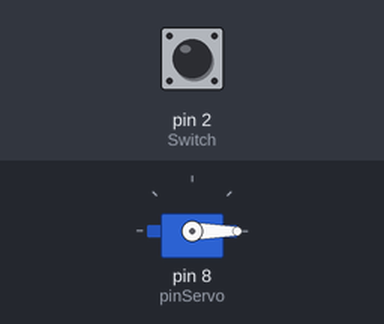
Bench run of a sketch on a simulated Arduino Uno, built with avr-gcc and run on an emulated ATmega328P. Parts: servo. Inputs (shaded band) come from the test bench; at power-on: pin 2 (Switch) HIGH.

Above: at 1.2 s.
1.3 s: pin 2 (Switch) pulled LOW for 0.15 s
At 1.76 s:
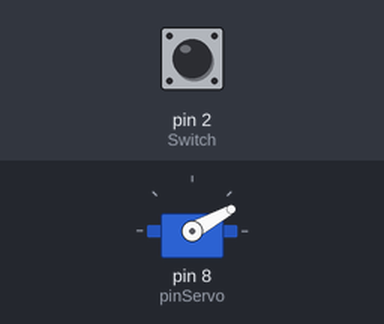
At 3.4 s:
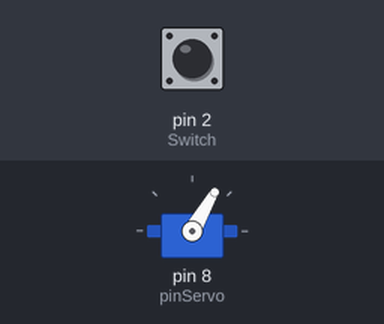
Timing chart, 0 to 8.6 s (numbered marks = the images above; inputs shaded):
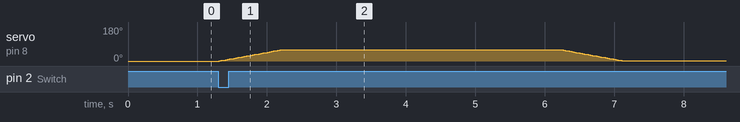

The sketch:

main.ino
```cpp
#include <Servo.h>

Servo ServoValve;

/* Connections   */
const byte Switch = 2;         //Switch pin

const byte pinServo= 8;        //Servovalve Pin

/* Variables   */

volatile bool SwitchState=LOW; //Switch state

// Make sure the servo horn is correctly positioned at 0°.
const byte posStart = 0;  //Degrees to start(Servovalve closed)
const byte posEnd = 60;   //Degrees to end  (Servovalve open)

byte Angle=0;             //Rotation angle

unsigned long previousMillis = 0;
const long waitingTime = 4000;   //Sevovalve time opened

bool waiting = false;            //Boolean variable to start the counting

void Action(){                   //Interrupt function
  SwitchState=!SwitchState;      //Change the Interrupt Variable to True
}

void setup() {
  pinMode(Switch,INPUT_PULLUP);  //PinMode as input pullup
  ServoValve.attach(pinServo);
  ServoValve.write(posStart);
  attachInterrupt(digitalPinToInterrupt(Switch), Action, CHANGE); // Interrupt settings: Call the function when voltage changes
}

void loop() {
  if (SwitchState == HIGH && !waiting){                      //If Switch State changes:
    for (Angle = posStart; Angle <= posEnd; Angle += 1) {    //Move the Servovalve to posEnd
      ServoValve.write(Angle);
      delay(15);
    }
    waiting = true;                                          //Counting start
    previousMillis = millis();
  }
    if (waiting && (millis() - previousMillis >= waitingTime)) {//Wait the waiting Time and rotate to until initial position the Servo
      for (Angle = posEnd; Angle > posStart; Angle -= 1) {
        ServoValve.write(Angle);
        delay(15);
      }
    waiting = false;                                           //Stop to count
    SwitchState = LOW;                                         //Wait another signal change
  }
}
```

Measured:
- after the input at 1.3 s, servo on pin 8 (pinServo): rises from 0° to 60° in 0.90 s, then falls to 1° in 4.9 s
